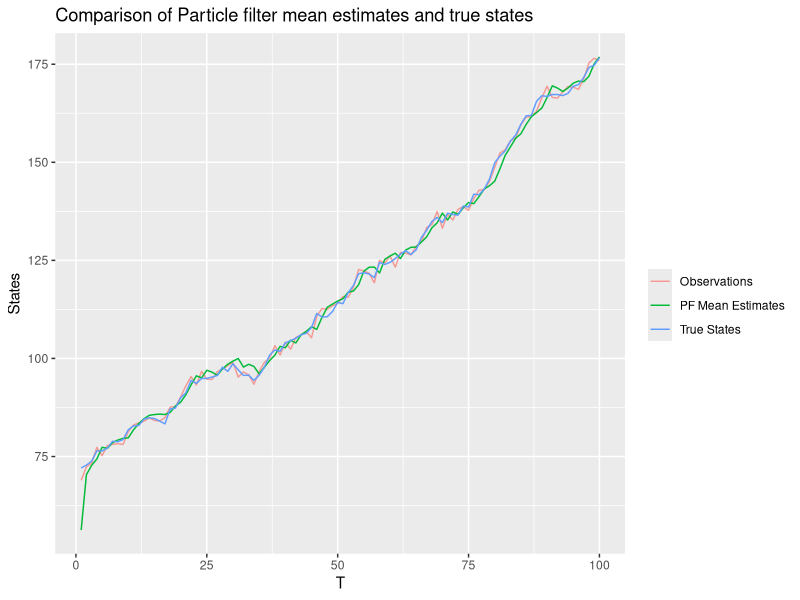
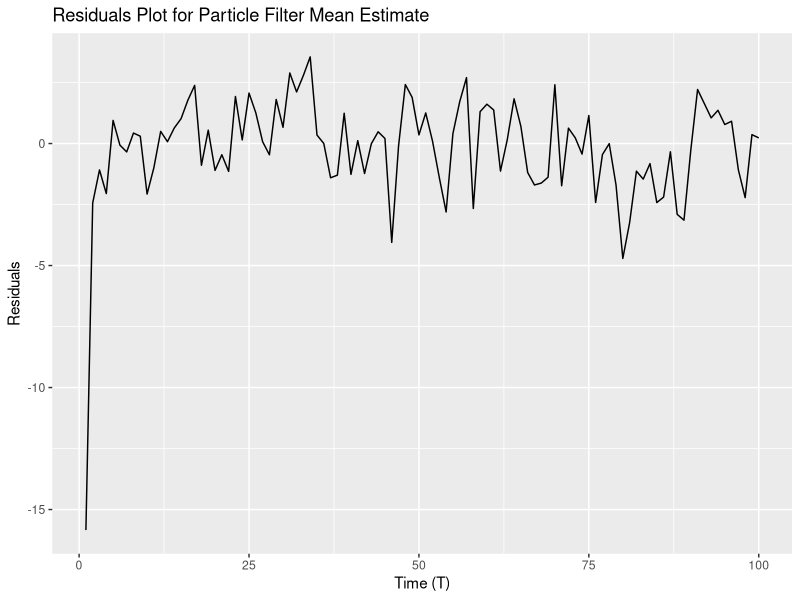
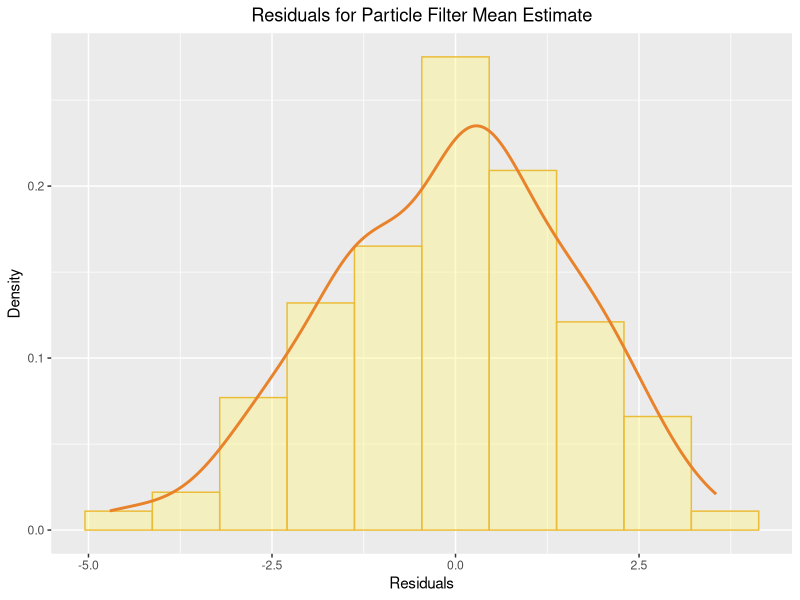
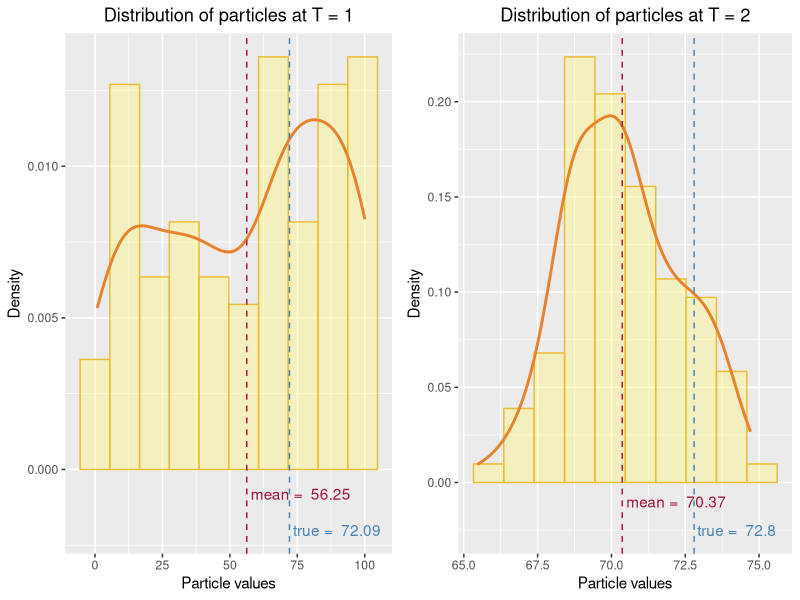
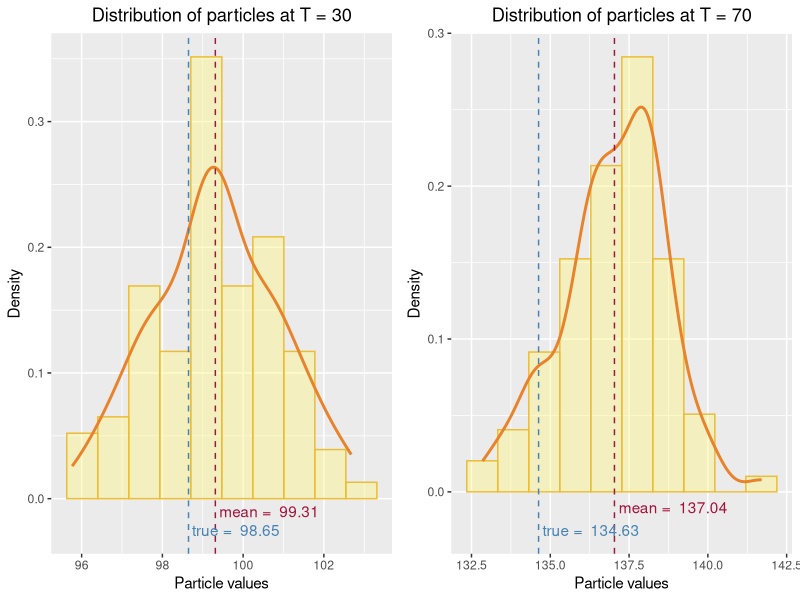
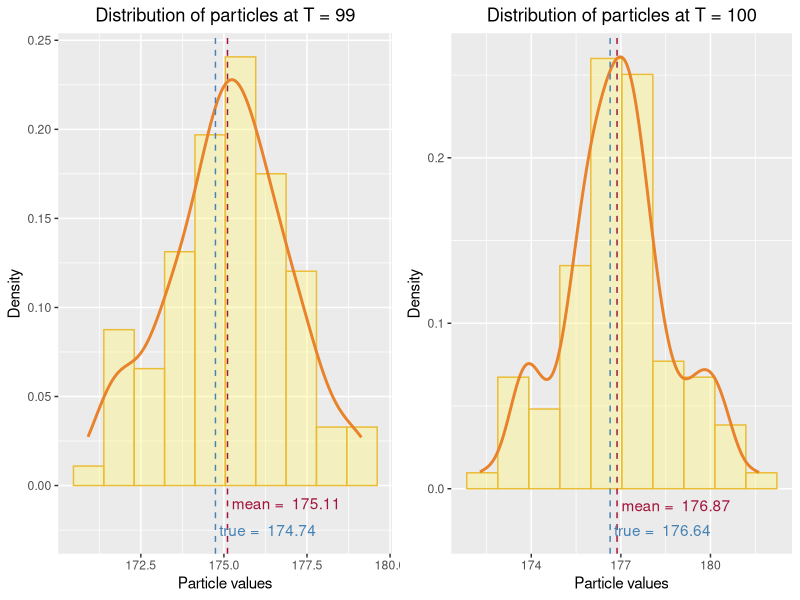
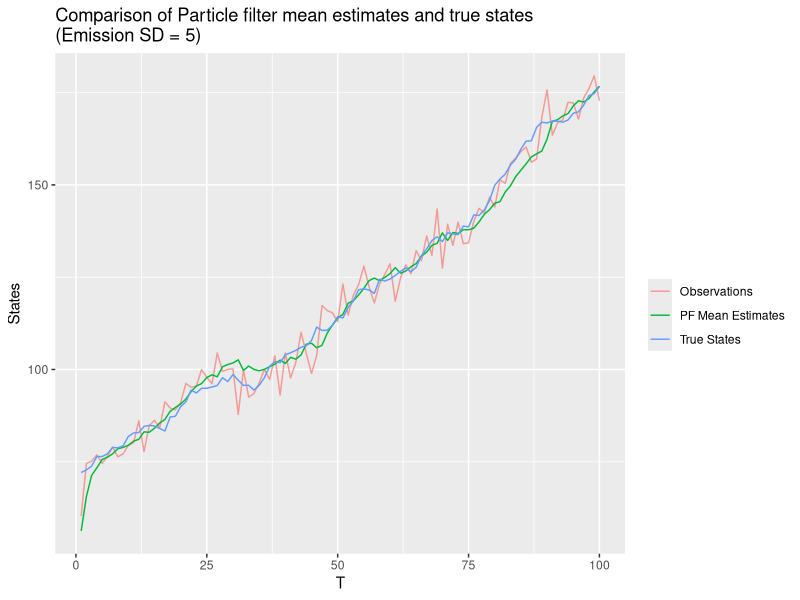
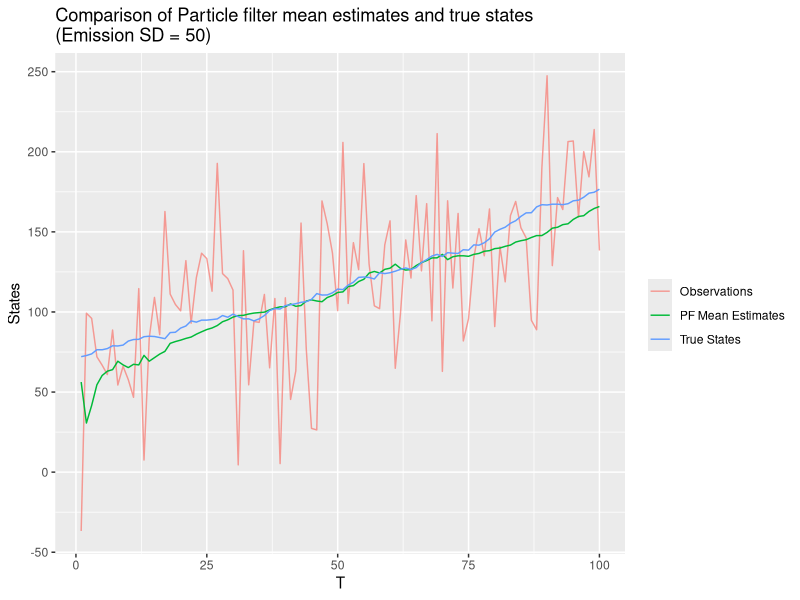

These figures' R source, in order:
## ---- chunk 1

# Set up general options

knitr::opts_chunk$set(echo = FALSE, warning = FALSE, message = FALSE, fig.width=8)

set.seed(123456)

library(ggplot2)
options(kableExtra.latex.load_packages = FALSE)
library(kableExtra)
library(caret)
library(gridExtra)

options(scipen=999)

## ---- chunk 2
# Function to plot histogram and density of a sample
hist_plt = function(vals){
  n_bins = ceiling(sqrt(length(vals)))
  plt = qplot(vals, geom = 'blank') +   
    geom_histogram(aes(y = ..density..), alpha = 0.4, 
                   bins = n_bins, color = "#EBBC36", fill = "#FFF57D") +  
    geom_line(aes(y = ..density.., color = 'Empirical Density'), 
              stat = 'density', size = 1, color = "#E8822B") + 
    theme(plot.title = element_text(hjust = 0.5), 
          plot.subtitle = element_text(hjust = 0.5)) + ylab("Density")
  
  return(plt)
}

## ---- chunk 3

# ------------------------------------------------------------------------------
# Question 1
# ------------------------------------------------------------------------------

## ---- chunk 4
# Function to simulate states and observations for a State Space Model
# using the given initial model, transition model and emission model
simSSM = function(N, initial_model, transition_model, emission_model){
  z_t = vector(mode = "numeric", length = N)
  
  # Simulate initial state
  z_t[1] = initial_model()
  
  # Simulate remaining states
  for(i in 2:N){
    z_t[i] = transition_model(z_t[i-1])
  }
  
  # Simulate observations from states
  x_t = sapply(z_t, emission_model)
  
  res = list(states = z_t, observations = x_t)
  
  return(res)
}

## ---- chunk 5
# Transition model - mixture of 3 gaussians
transition_model = function(z_t_1){
  mean_z_t = sample(c(z_t_1, z_t_1+1, z_t_1+2), size = 1, prob = rep(1/3, 3))
  return(rnorm(1, mean_z_t, 1))
}

# Emission model - mixture of 3 gaussians (SD = 1)
emission_model = function(z_t, sd = 1){
  mean_x_t = sample(c(z_t, z_t+1, z_t-1), size = 1, prob = rep(1/3, 3))
  return(rnorm(1, mean_x_t, sd))
}

# Initial model - Unif(0, 100)
initial_model = function(){
  return(runif(1, min = 0, max = 100))
}

# Probability function for emission model
emission_prob = function(x_t, z_t, sd = 1){
  return((dnorm(x_t, mean = z_t, sd = sd) + 
            dnorm(x_t, mean = z_t-1, sd = sd) +
            dnorm(x_t, mean = z_t+1, sd = sd)) / 3)
}

# Simulate 100 time steps of SSM
set.seed(12345)
ssm_sim = simSSM(100, initial_model, transition_model, emission_model)
ssm_obs = ssm_sim$observations
ssm_states = ssm_sim$states

## ---- chunk 6
# Function to perform particle filtering
particle_filter = function(num_particles, observations, initial_model, 
                           transition_model, emission_model, emission_prob, 
                           method = 2, weight_update = TRUE){
  # Number of time steps
  N = length(observations)
  
  # Matrix to store the particles at all time steps
  particle_history = matrix(nrow = N, ncol = num_particles)
  
  # Generate initial particles from initial model
  particles = sapply(1:num_particles, function(i) initial_model())
  
  # Weights
  w_t = rep(1, num_particles)
  
  for(t in 1:N){
    # Method 1
    if(method == 1){
      # Vector for belief set of particles
      bel_particles = vector(mode = "numeric", length = num_particles)
      
      for(j in 1:num_particles){
        # Generate belief particle using transition model
        # z_t^m given z_t-1
        bel_particles[j] = transition_model(particles[j])
        
        if(weight_update){
          # Calculate weight using emission model probability
          # probability of x_t given z_t^m
          w_t[j] = emission_prob(observations[t], bel_particles[j])
        }
      }
      
      # Normalize weights
      w_t = w_t/sum(w_t)
      
      # Resample particles from belief set of particles 
      # using weighted probabilities with replacement
      particles = sample(bel_particles, size = num_particles, 
                         prob = w_t, replace = TRUE)
    }
    # Method 2
    else{
      # Sample particles from the mixture model of weighted transition models
      
      # Sample component mean from particles at time t-1 
      # using weighted probabilities with replacement
      # z_(t-1)^m given x_t-1
      post_sample = sample(particles, size = num_particles, 
                           prob = w_t, replace = TRUE)
      
      for(j in 1:num_particles){
        # Resample particles based on transition model and sampled component mean
        # z_t given z_t-1
        particles[j] = transition_model(post_sample[j])
        
        if(weight_update){
          # Calculate weight using emission model probability
          # probability of x_t given z_t
          w_t[j] = emission_prob(observations[t], particles[j])
        }
      }
      
      # Normalize weights
      w_t = w_t/sum(w_t)
    }
    
    # Add the set of particles to particle history
    particle_history[t, ] = particles
  }
  
  # Calculate mean estimates of particles for each time step
  mean_estimates = rowMeans(particle_history)
  
  res = list(pf_history = particle_history, 
             pf_means = mean_estimates)
  
  return(res)
}

## ---- chunk 7
# Running particle filter
pf_res = particle_filter(100, ssm_obs, initial_model, transition_model, 
                         emission_model, emission_prob, method = 2)
residuals = pf_res$pf_means - ssm_states

## ---- chunk 8
ggplot() +
  geom_line(aes(x = 1:100, y = ssm_obs, color = "Observations"), alpha = 0.7) +
  geom_line(aes(x = 1:100, y = pf_res$pf_means, color = "PF Mean Estimates")) +
  geom_line(aes(x = 1:100, y = ssm_states, color = "True States")) +
  labs(x = "T", y = "States", color = "") +
  ggtitle("Comparison of Particle filter mean estimates and true states")

## ---- chunk 9
ggplot() + geom_line(aes(x = 1:100, y = residuals)) +
  ggtitle("Residuals Plot for Particle Filter Mean Estimate") +
  labs(x = "Time (T)", y = "Residuals")

## ---- chunk 10
hist_plt(residuals[2:length(residuals)]) +
  ggtitle("Residuals for Particle Filter Mean Estimate") +
  labs(x = "Residuals")
## ---- chunk 11
# Function to plot distribution of particles at a given time step
# Also, plots lines to show particles mean and true state 
plot_particle_dist = function(t, pf_history, pf_means, true_states, 
                              annotation_y = c(-0.01, -0.025)){
  hist_plt(pf_history[t,]) +
    geom_vline(xintercept = pf_means[t], color = "#A3133C", linetype = "dashed") +
    annotate("text", x = pf_means[t], y = annotation_y[1], 
             label = paste("mean = ", round(pf_means[t], 2)), 
             color = "#A3133C", hjust = -0.04) +
    geom_vline(xintercept = true_states[t], color = "steelblue", 
               linetype = "dashed") +
    annotate("text", x = true_states[t], y = annotation_y[2], 
             label = paste("true = ", round(true_states[t], 2)), 
             color = "steelblue", hjust = -0.04) +
    ggtitle(paste("Distribution of particles at T =", t)) +
    labs(x = "Particle values")
}

## ---- chunk 12
p1 = plot_particle_dist(1, pf_res$pf_history, pf_res$pf_means, 
                        ssm_states, annotation_y = c(-0.0008, -0.002))
p2 = plot_particle_dist(2, pf_res$pf_history, pf_res$pf_means, ssm_states)
grid.arrange(p1, p2, nrow = 1)

## ---- chunk 13
p3 = plot_particle_dist(30, pf_res$pf_history, pf_res$pf_means, ssm_states)
p4 = plot_particle_dist(70, pf_res$pf_history, pf_res$pf_means, ssm_states)
grid.arrange(p3, p4, nrow = 1)

## ---- chunk 14
p5 = plot_particle_dist(99, pf_res$pf_history, pf_res$pf_means, ssm_states)
p6 = plot_particle_dist(100, pf_res$pf_history, pf_res$pf_means, ssm_states)
grid.arrange(p5, p6, nrow = 1)

## ---- chunk 15
# ------------------------------------------------------------------------------
# Question 2
# ------------------------------------------------------------------------------

## ---- chunk 16
# Emission model with SD = 5
emission_model_sd5 = function(z_t) emission_model(z_t, sd = 5)
emission_prob_sd5 = function(x_t, z_t) emission_prob(x_t, z_t, sd = 5)

# Emission model with SD = 50
emission_model_sd50 = function(z_t) emission_model(z_t, sd = 50)
emission_prob_sd50 = function(x_t, z_t) emission_prob(x_t, z_t, sd = 50)

## ---- chunk 17
# Running SSM simulation and particle filter with emission model SD = 5
set.seed(12345)
ssm_sd5_sim = simSSM(100, initial_model, transition_model, emission_model_sd5)
ssm_sd5_obs = ssm_sd5_sim$observations
ssm_sd5_states = ssm_sd5_sim$states

pf_sd5_res = particle_filter(100, ssm_sd5_obs, initial_model, transition_model, 
                             emission_model_sd5, emission_prob_sd5, method = 2)
residuals_sd5 = pf_sd5_res$pf_means - ssm_sd5_states

# Running SSM simulation and particle filter with emission model SD = 50
set.seed(12345)
ssm_sd50_sim = simSSM(100, initial_model, transition_model, emission_model_sd50)
ssm_sd50_obs = ssm_sd50_sim$observations
ssm_sd50_states = ssm_sd50_sim$states

pf_sd50_res = particle_filter(100, ssm_sd50_obs, initial_model, transition_model, 
                              emission_model_sd50, emission_prob_sd50, method = 2)
residuals_sd50 = pf_sd50_res$pf_means - ssm_sd50_states

## ---- chunk 18
ggplot() +
  geom_line(aes(x = 1:100, y = ssm_sd5_obs, color = "Observations"), alpha = 0.7) +
  geom_line(aes(x = 1:100, y = pf_sd5_res$pf_means, color = "PF Mean Estimates")) +
  geom_line(aes(x = 1:100, y = ssm_sd5_states, color = "True States")) +
  labs(x = "T", y = "States", color = "") +
  ggtitle(paste("Comparison of Particle filter mean estimates and true states", 
                "\n(Emission SD = 5)"))

## ---- chunk 19
ggplot() +
  geom_line(aes(x = 1:100, y = ssm_sd50_obs, color = "Observations"), alpha = 0.7) +
  geom_line(aes(x = 1:100, y = pf_sd50_res$pf_means, color = "PF Mean Estimates")) +
  geom_line(aes(x = 1:100, y = ssm_sd50_states, color = "True States")) +
  labs(x = "T", y = "States", color = "") +
  ggtitle(paste("Comparison of Particle filter mean estimates and true states", 
                "\n(Emission SD = 50)"))

## ---- chunk 20
res_plt_sd5 = ggplot() + geom_line(aes(x = 1:100, y = residuals_sd5)) +
  ggtitle(paste("Residuals for Particle Filter Mean Estimate", 
                "\n(Emission SD = 5)")) +
  labs(x = "T", y = "Residuals")

res_plt_sd50 = ggplot() + geom_line(aes(x = 1:100, y = residuals_sd50)) +
  ggtitle(paste("Residuals for Particle Filter Mean Estimate", 
                "\n(Emission SD = 50)")) +
  labs(x = "T", y = "Residuals")

grid.arrange(res_plt_sd5, res_plt_sd50, nrow = 1)

## ---- chunk 21
res_dist_sd5 = hist_plt(residuals_sd5[2:100]) +
  ggtitle(paste("Residuals Distribution", "\n(Emission SD = 5)")) +
  labs(x = "Residuals")

res_dist_sd50 = hist_plt(residuals_sd50[2:100]) +
  ggtitle(paste("Residuals Distribution", "\n(Emission SD = 50)")) +
  labs(x = "Residuals")

grid.arrange(res_dist_sd5, res_dist_sd50, nrow = 1)

## ---- chunk 22
# ------------------------------------------------------------------------------
# Question 3
# ------------------------------------------------------------------------------

## ---- chunk 23
# Running particle filter without weight correction
set.seed(123)
pf_uncorr_res = particle_filter(100, ssm_obs, initial_model, transition_model, 
                                emission_model, emission_prob, method = 2, 
                                weight_update = FALSE)
residuals_uncorr = pf_uncorr_res$pf_means - ssm_states

## ---- chunk 24
ggplot() +
  geom_line(aes(x = 1:100, y = ssm_obs, color = "Observations"), alpha = 0.7) +
  geom_line(aes(x = 1:100, y = pf_uncorr_res$pf_means, color = "PF Mean Estimates")) +
  geom_line(aes(x = 1:100, y = ssm_states, color = "True States")) +
  labs(x = "T", y = "States", color = "") +
  ggtitle(paste("Comparison of Particle filter mean estimates and true states", 
                "\n(Weights are not corrected)"))

## ---- chunk 25
ggplot() + geom_line(aes(x = 1:100, y = residuals_uncorr)) +
  ggtitle(paste("Residuals Plot for Particle Filter Mean Estimate", 
                "\n(Weights are not corrected)")) +
  labs(x = "T", y = "Residuals")

## ---- chunk 26
hist_plt(residuals_uncorr[2:100]) + labs(x = "Residuals") +
  ggtitle(paste("Residuals for Particle Filter Mean Estimate", 
                "\n(Weights are not corrected)"))
